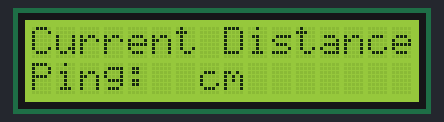
Bench run of a sketch on a simulated Arduino Uno, built with avr-gcc and run on an emulated ATmega328P. On the bench: 16×2 character LCD. What the sketch prints to the serial monitor is not drawn.

Above: at 0.2 s.
At 0.7 s:
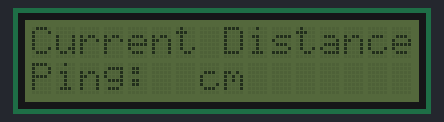

The sketch:

testDistance.ino
```cpp
#include <Wire.h>
#include <LCD.h>
#include <LiquidCrystal_I2C.h>
#include <NewPing.h>

#define I2C_ADDR 0x3F // <<- Add your address here.
#define Rs_pin 0
#define Rw_pin 1
#define En_pin 2
#define BACKLIGHT_PIN 3
#define D4_pin 4
#define D5_pin 5
#define D6_pin 6
#define D7_pin 7

#define ECHO_PIN 11 // Arduino pin tied to echo pin on the ultrasonic sensor.
#define TRIGGER_PIN 12 // Arduino pin tied to trigger pin on the ultrasonic sensor.
#define MAX_DISTANCE 500 // Maximum distance we want to ping for (in centimeters). Maximum sensor distance is rated at 400-500cm.

bool backLightOn = true;


// NewPing sonar(TRIGGER_PIN, ECHO_PIN, MAX_DISTANCE); // NewPing setup of pins and maximum distance.

LiquidCrystal_I2C lcd(I2C_ADDR,En_pin,Rw_pin,Rs_pin,D4_pin,D5_pin,D6_pin,D7_pin);

void setup()
{
 Serial.begin(9600);
 lcd.begin (16,2); // <<-- our LCD is a 20x4, change for your LCD if needed
 lcd.clear();
// LCD Backlight ON
lcd.setBacklightPin(BACKLIGHT_PIN,POSITIVE);
lcd.setBacklight(HIGH);

lcd.home (); // go home on LCD
lcd.print("Range Finder HC-SR04");
Serial.print(" done SetUp for  HC-SR04");
}

void loop()
{

 // Serial.print(" loop HC-SR04");
// unsigned int uS = sonar.ping(); // Send ping, get ping time in microseconds (uS).
// unsigned int cm = sonar.convert_cm(uS); // Convert into centimeters

// Serial.println(sonar.ping());

 //Serial.println(sonar.convert_cm(uS));
if(backLightOn){

  lcd.setBacklight(HIGH);
     backLightOn = false;

       lcd.clear();
 lcd.setCursor (0,0); // go to start of 1nd line
 lcd.print("Current Distance:");
 lcd.setCursor (0,1); // go to start of 2th line
 lcd.print("Ping: ");
//lcd.print(cm);
 lcd.print(" cm ");

  }else {

    lcd.setBacklight(LOW);
    backLightOn = true;

      lcd.clear();
 lcd.setCursor (0,0); // go to start of 1nd line
 lcd.print("Current Distance:");
 lcd.setCursor (0,1); // go to start of 2th line
 lcd.print("Ping: ");
//lcd.print(cm);
 lcd.print(" cm ");
    }


 delay(500);
}
```

Measured:
- what the display in image 1 shows lasts 0.6 s, from 0.6 s to 1.2 s
